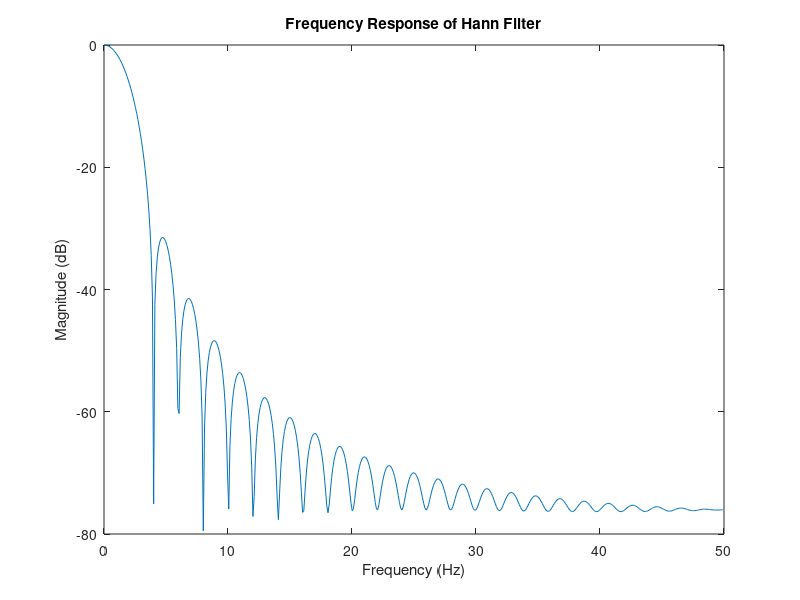

MATLAB code to generate this figure:
clear all
L = 51;
h = zeros(L,1);
for i=1:length(h)
    h(i) = 0.5 * (1 - cos(2*pi*i / (L-1)));
end
% Normalization
h = h ./ sum(h);
[a,w] = freqz(h);
w = w * (50/pi);
plot(w,mag2db(abs(a)))
title('Frequency Response of Hann Filter')
xlabel('Frequency (Hz)')
ylabel('Magnitude (dB)')